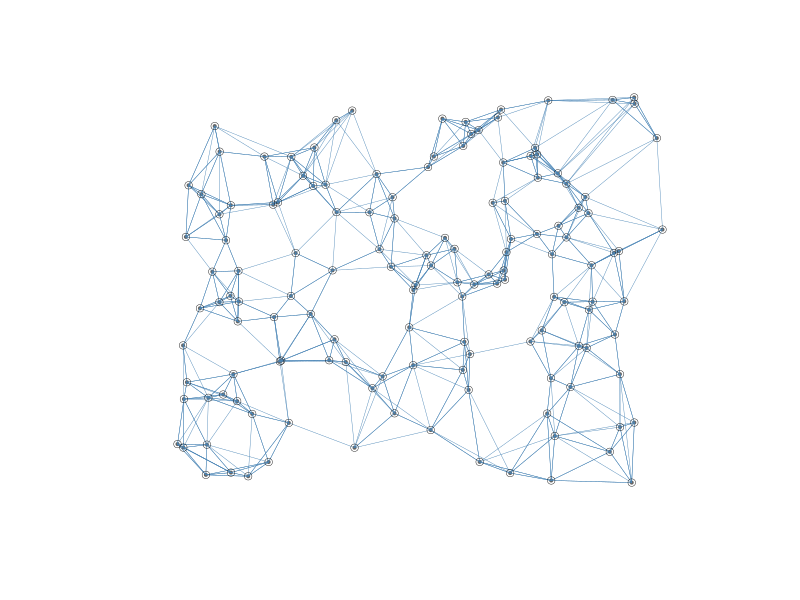
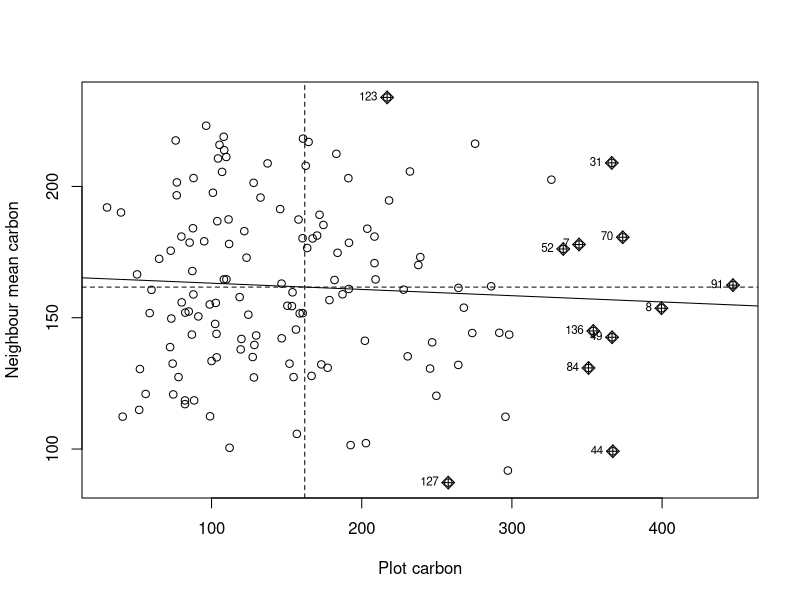
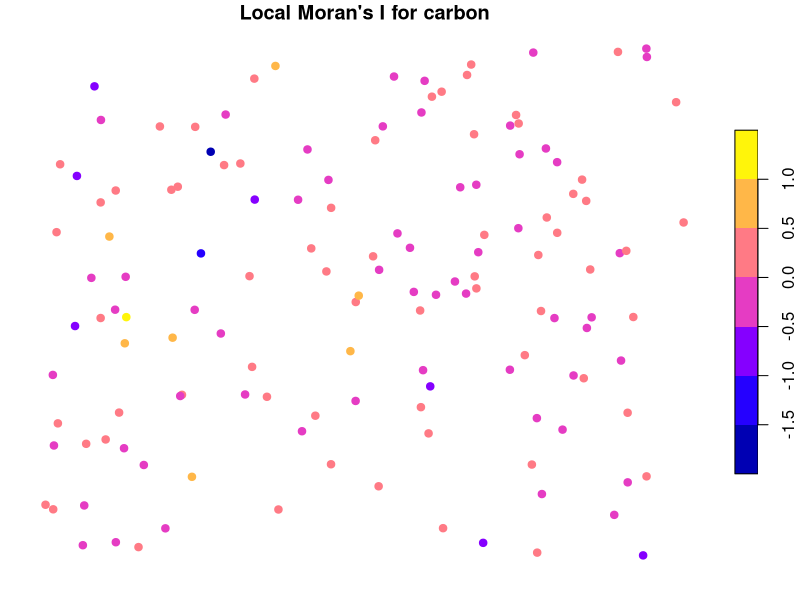

Generate these figures, in order, with R:
## ---- chunk 1
library(sf)
library(dplyr)
library(spdep)

plots <- st_as_sf(read.csv("data/forest_plots.csv"),
                  coords = c("lon", "lat"), crs = 4326) |>
  st_transform(3005)
## ---- chunk 2
coords <- st_coordinates(plots)
knn <- knearneigh(coords, k = 6)
nb  <- knn2nb(knn)
lw  <- nb2listw(nb, style = "W")     # row-standardised weights
nb
## ---- chunk 3
plot(st_geometry(plots), pch = 19, cex = 0.4, col = "grey40")
plot(nb, coords, add = TRUE, col = "steelblue", lwd = 0.4)
## ---- chunk 4
moran.test(plots$carbon, lw)
## ---- chunk 5
moran.plot(plots$carbon, lw, xlab = "Plot carbon", ylab = "Neighbour mean carbon")
## ---- chunk 6
locm <- localmoran(plots$carbon, lw)
plots$local_I <- locm[, "Ii"]
plots$local_p <- locm[, ncol(locm)]     # last column is the p-value (name varies by version)

plot(plots["local_I"], pch = 19,
     main = "Local Moran's I for carbon")
